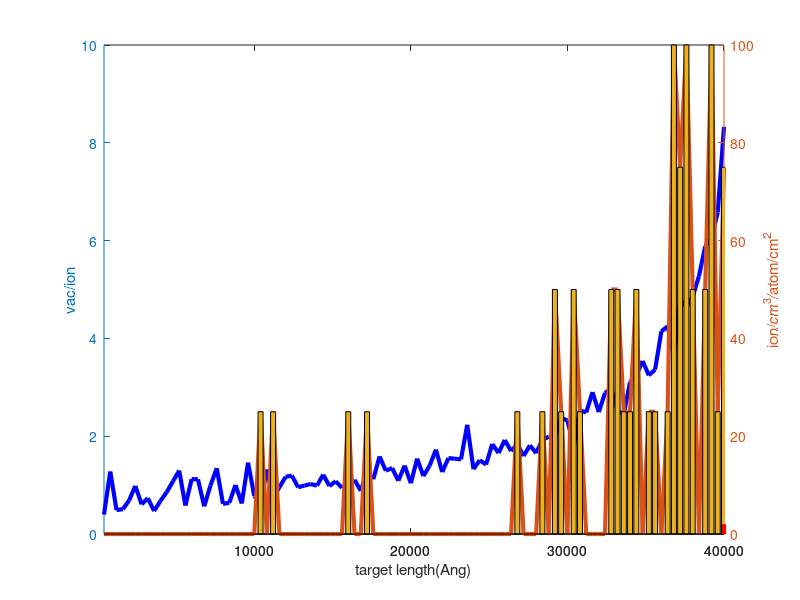

Recreate this plot in MATLAB.
%%%%% Calculate damage in vacancy.txt

clear
clf

C = dlmread("VACANCY.txt");
i = find ((C(:,1) > 400) | (C(:,1) == 400));
i(1) = min(i);
for nn = i(1):(rows(C)),
A(nn-i(1)+1,:)= C(nn,:);
end
l = A(:,1);
Vac_ion = A(:,2);
Vac_rec = A(:,3);
Vac_all = Vac_ion+Vac_rec;
dpa_cs = Vac_all*400/(40000*1e-8*8.48*1e22);
vac_per_ion = Vac_all*400;

%%% range data

R = dlmread("RANGE.txt");
i = find ((R(:,1) > 400) | (R(:,1) == 400));
i(1) = min(i);
for nn = i(1):(rows(R)),
B(nn-i(1)+1,:)= R(nn,:);
end
l2 = B(:,1);
Range_ion = B(:,2);
Range_rec = B(:,3);
Implanted_all = Range_ion+Range_rec;

[ax,h1,h2] = plotyy(l(1:100),vac_per_ion(1:100),l2,Implanted_all)
set(h1,'linestyle','-','Color','b' ,'linewidth',3)
set(h2,'linestyle','-','linewidth',3)
axes(ax(1))
ylabel('vac/ion')
axes(ax(2))
ylabel('ion/cm^3/atom/cm^2')
 hold on
bar(l2(1:100),Implanted_all(1:100))
xlabel('target length(Ang)')
hold on
x = 40000;
plot([x,x],[0,2],'--','color','r','linewidth',3)
hold off

vac = sum(Vac_all);
cs = vac/(8.48*1e16);

% store data in format [Z Energy dpa]

info = [5 8.0 vac cs]
%save('../B_vac_all.dat', 'info', '-append', '-ascii')
print -dpng 'data1' 